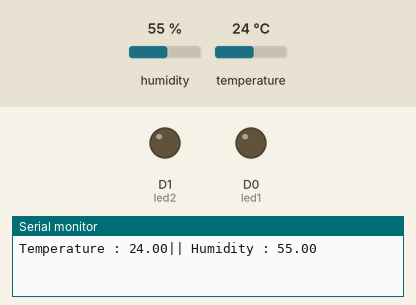
A sketch run on a simulated ESP8266 (NodeMCU). Shown: output pins drawn as LEDs (lit = HIGH), the last lines printed to the serial monitor. Inputs (shaded band) come from the test bench; at power-on: humidity 55 %, temperature 24 °C. WiFi joins after 1.5 s; servers stay silent unless stated.

Above: at 3.0 s.
3.1 s: humidity set to 46 %
7.0 s: humidity set to 43 %
At 9.9 s:
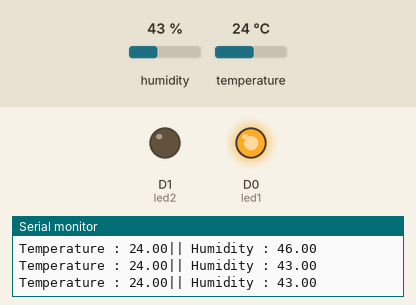
10.3 s: temperature set to 20 °C
At 12.2 s:
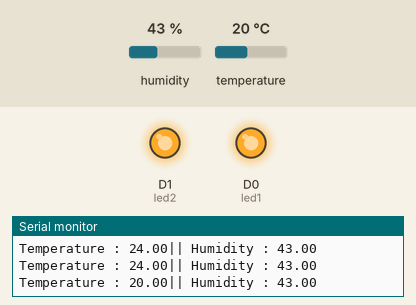
13.3 s: temperature set to 28 °C
At 15.7 s:
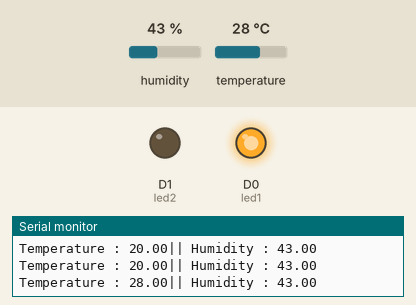
16.3 s: temperature set to 12 °C
At 19.2 s:
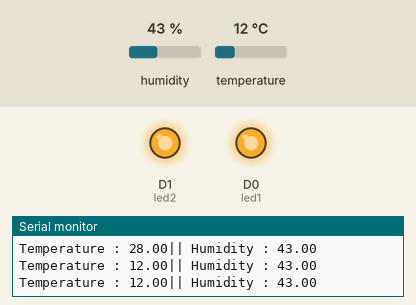
Timing chart, 0 to 20.3 s (numbered marks = the images above; inputs shaded):
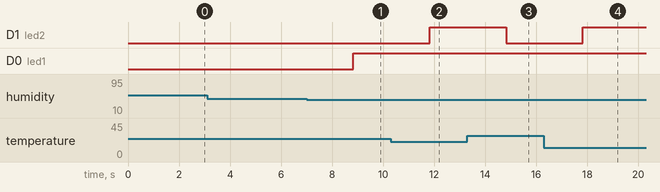

Measured:
- the behaviour switches between 45 and 44 % on humidity (found by bisection; images 0 and 1)
- the behaviour switches between 22 and 21 °C on temperature (found by bisection; images 1 and 2)
- after the input at 7.0 s, D0 (led1): LOW → HIGH after 1.8 s
- after the input at 10.3 s, D1 (led2): LOW → HIGH after 1.5 s
- after the input at 13.3 s, D1 (led2): HIGH → LOW after 1.5 s
- after the input at 16.3 s, D1 (led2): LOW → HIGH after 1.5 s

The sketch:

Tugas_Monitor_Suhu.ino
```cpp
#define BLYNK_TEMPLATE_ID "TMPL61AWu3azS"
#define BLYNK_TEMPLATE_NAME "DHT device"
#define BLYNK_AUTH_TOKEN "A7um68amYCDUzqfEPJa5EEbUnZw0Vf94"
#define BLYNK_PRINT Serial

#include <BlynkSimpleEsp8266.h>
#include <DHT.h>
#include <ESP8266WiFi.h>

char auth[] = BLYNK_AUTH_TOKEN;
// Your WiFi credentials.
// Set password to "" for open networks.
char ssid[] = "ARMA laptop";
char pass[] = "1234567890";

#define DHTPIN D2
#define DHTTYPE DHT11
DHT dht(DHTPIN, DHTTYPE);
BlynkTimer timer;
int led1 = D0;
int led2 = D1;

void setup() {
   Serial.begin(115200);
   Blynk.begin(auth, ssid, pass, "blynk.cloud", 80);
   dht.begin();
   pinMode(led1, OUTPUT);
   pinMode(led2, OUTPUT);
   timer.setInterval(1000L, sendSensor);
}

void loop() {
   Blynk.run();
   timer.run();
}

void sendSensor() {
   float humidity = dht.readHumidity();
   float temperature = dht.readTemperature();
   if (isnan(humidity) || isnan(temperature)) {
      Serial.println("Failed to read from DHT sensor!");
      return;
   }
   Blynk.virtualWrite(V3, temperature);
   Blynk.virtualWrite(V2, humidity);

   Serial.print("Temperature : ");
   Serial.print(temperature);
   Serial.print("|| Humidity : ");
   Serial.println(humidity);

   if (humidity < 45) {
      Blynk.virtualWrite(V0, "Too dry");
      digitalWrite(led1, HIGH);
   } else if (humidity > 65) {
      Blynk.virtualWrite(V0, "Too humid");
      digitalWrite(led1, HIGH);
   } else {
      Blynk.virtualWrite(V0, "Normal");
      digitalWrite(led1, LOW);
   }
   if (temperature < 22) {
      Blynk.virtualWrite(V1, "Too cold");
      digitalWrite(led2, HIGH);
   } else if (temperature > 35) {
      Blynk.virtualWrite(V1, "Too hot");
      digitalWrite(led2, HIGH);
   } else {
      Blynk.virtualWrite(V1, "Normal");
      digitalWrite(led2, LOW);
   }

   if (temperature > 35) {
      // Blynk.email("abc@gmail.com", "Alert", "Temperature over 30C!");
      Blynk.logEvent("Notification",
                     "The temperature conditions in the room are abnormal.");
   }
}
```
